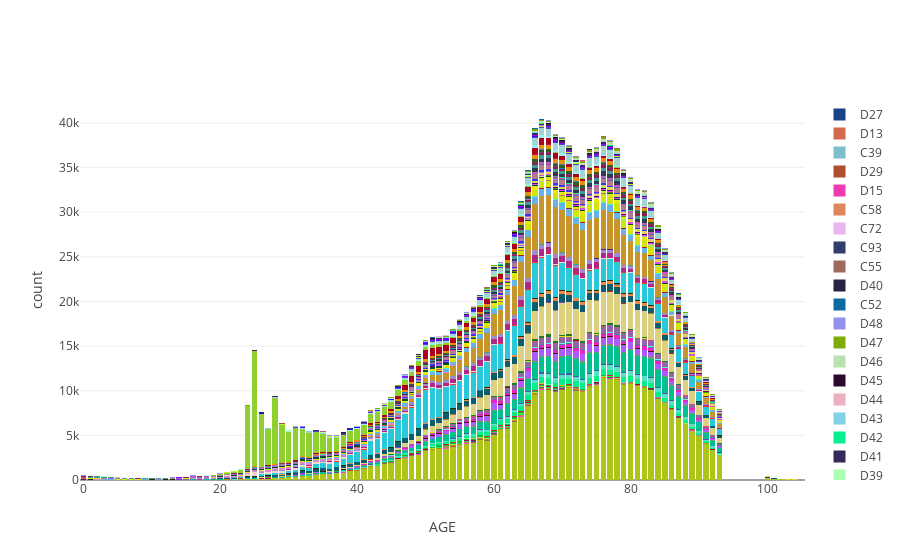

Here is the notebook cell this chart was saved with:
### Code cell
Stackedbarplot(av_tumour, 'SITE_ICD10_O2_3CHAR', 'AGE')
